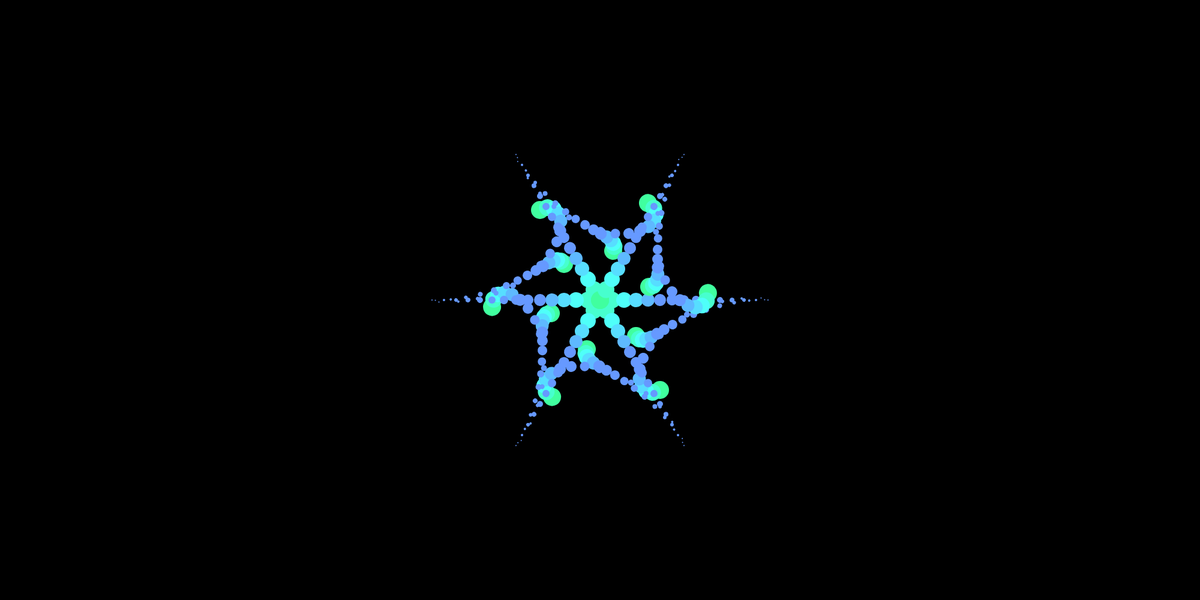
Frame 1 (no input)
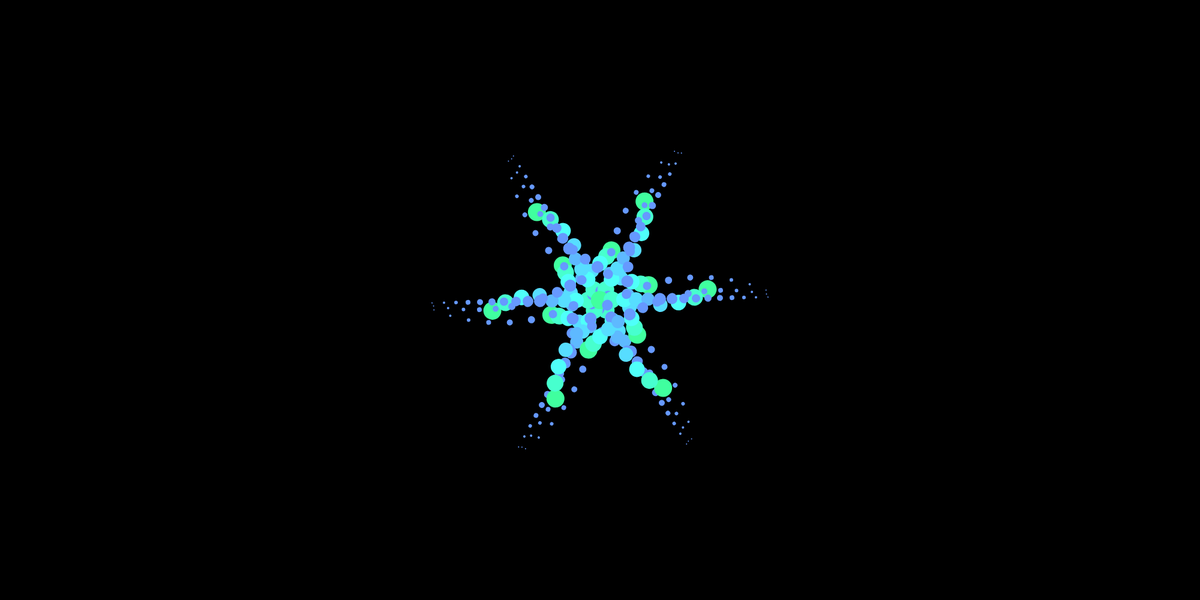
Frame 60 (no input)
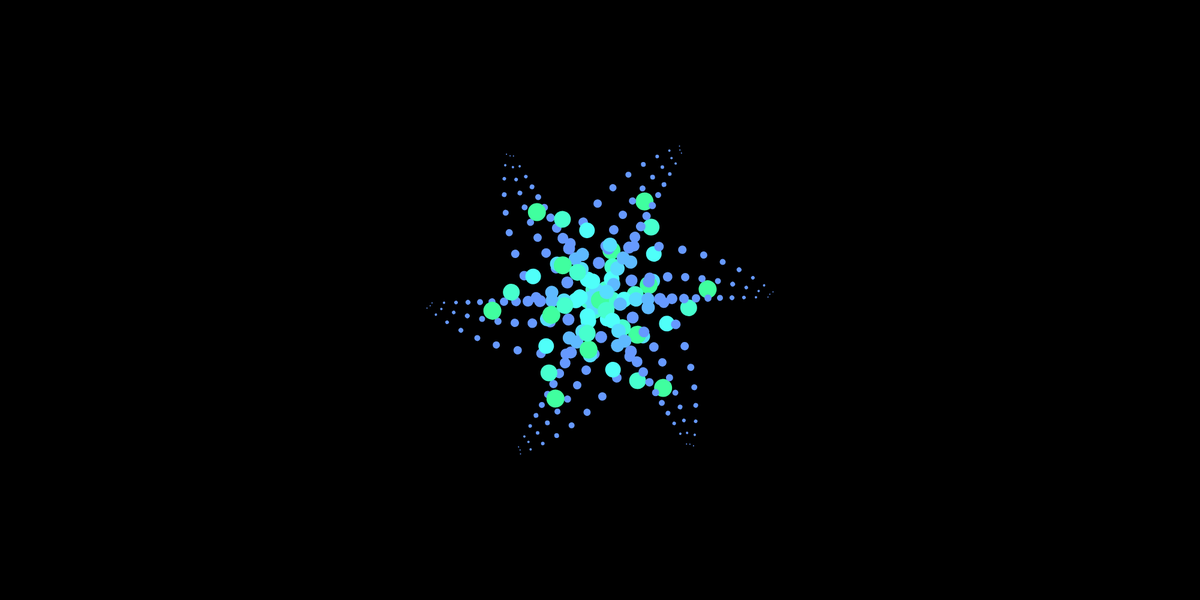
Frame 120 (the mouse pressed at the canvas centre since frame 60)

The p5.js sketch that drew these frames (run headless with seeded random() and noise() and a simulated clock; from frame 60 on, the mouse is pressed at the canvas centre):

// p5.js sketch
// ── sketch.js
let angle = 0;
let colorOne, colorTwo;

function setup() {
  createCanvas(2000, 1000);
  colorMode(HSB);
  
  colorOne = color(150, 75, 100);
  colorTwo = color(220, 60, 100);
  
  angleMode(DEGREES);
}

function draw() {
  background(0, 0, 0);
  
  translate(width/2, height/2);
  
  for (let i = 0; i < 6; i++) {
    push();
    rotate(i * 60 + angle);
    for (let r = 0; r < 300; r += 20) {
      let inter = map(r, 0, 100, 0, 1);
      let finalColor = lerpColor(colorOne, colorTwo, inter);
      fill(finalColor);
      noStroke();
    
      push();
      translate(r, 0);
      rotate(r * 0.5 + angle);
      scale(map(r, 0, 150, 1, 0.5));
    
      ellipse(0, 0, 30, 30);
      ellipse (60,60, 30, 30);
      ellipse (100,150,30,30);
      pop();
    }
    
    pop();
  }
  
  
  angle += 1.0;
}
